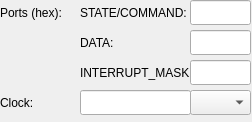
<?xml version="1.0" encoding="UTF-8"?>
<ui version="4.0">
 <class>hadesvm::cereon::Fdc1ControllerEditor</class>
 <widget class="QWidget" name="hadesvm::cereon::Fdc1ControllerEditor">
  <property name="geometry">
   <rect>
    <x>0</x>
    <y>0</y>
    <width>252</width>
    <height>122</height>
   </rect>
  </property>
  <property name="windowTitle">
   <string>Form</string>
  </property>
  <widget class="QLabel" name="portsLabel">
   <property name="geometry">
    <rect>
     <x>0</x>
     <y>0</y>
     <width>71</width>
     <height>25</height>
    </rect>
   </property>
   <property name="text">
    <string>Ports (hex):</string>
   </property>
  </widget>
  <widget class="QLabel" name="interruptMaskPortLabel">
   <property name="geometry">
    <rect>
     <x>80</x>
     <y>60</y>
     <width>111</width>
     <height>25</height>
    </rect>
   </property>
   <property name="text">
    <string>INTERRUPT_MASK:</string>
   </property>
  </widget>
  <widget class="QLabel" name="stateAndControlPortLabel">
   <property name="geometry">
    <rect>
     <x>80</x>
     <y>0</y>
     <width>111</width>
     <height>25</height>
    </rect>
   </property>
   <property name="text">
    <string>STATE/COMMAND:</string>
   </property>
  </widget>
  <widget class="QLineEdit" name="stateAndControlPortLineEdit">
   <property name="geometry">
    <rect>
     <x>190</x>
     <y>0</y>
     <width>61</width>
     <height>25</height>
    </rect>
   </property>
  </widget>
  <widget class="QLineEdit" name="clockNumberOfUnitsLineEdit">
   <property name="geometry">
    <rect>
     <x>80</x>
     <y>90</y>
     <width>111</width>
     <height>25</height>
    </rect>
   </property>
  </widget>
  <widget class="QLabel" name="clockLabel">
   <property name="geometry">
    <rect>
     <x>0</x>
     <y>90</y>
     <width>61</width>
     <height>25</height>
    </rect>
   </property>
   <property name="text">
    <string>Clock:</string>
   </property>
  </widget>
  <widget class="QLabel" name="dataPortLabel">
   <property name="geometry">
    <rect>
     <x>80</x>
     <y>30</y>
     <width>111</width>
     <height>25</height>
    </rect>
   </property>
   <property name="text">
    <string>DATA:</string>
   </property>
  </widget>
  <widget class="QLineEdit" name="dataPortLineEdit">
   <property name="geometry">
    <rect>
     <x>190</x>
     <y>30</y>
     <width>61</width>
     <height>25</height>
    </rect>
   </property>
  </widget>
  <widget class="QLineEdit" name="interruptMaskPortLineEdit">
   <property name="geometry">
    <rect>
     <x>190</x>
     <y>60</y>
     <width>61</width>
     <height>25</height>
    </rect>
   </property>
  </widget>
  <widget class="QComboBox" name="clockUnitComboBox">
   <property name="geometry">
    <rect>
     <x>190</x>
     <y>90</y>
     <width>61</width>
     <height>25</height>
    </rect>
   </property>
  </widget>
 </widget>
 <resources/>
 <connections>
  <connection>
   <sender>stateAndControlPortLineEdit</sender>
   <signal>textChanged(QString)</signal>
   <receiver>hadesvm::cereon::Fdc1ControllerEditor</receiver>
   <slot>_onStateAndControlPortLineEditTextChanged(QString)</slot>
   <hints>
    <hint type="sourcelabel">
     <x>220</x>
     <y>12</y>
    </hint>
    <hint type="destinationlabel">
     <x>125</x>
     <y>60</y>
    </hint>
   </hints>
  </connection>
  <connection>
   <sender>dataPortLineEdit</sender>
   <signal>textChanged(QString)</signal>
   <receiver>hadesvm::cereon::Fdc1ControllerEditor</receiver>
   <slot>_onDataPortLineEditTextChanged(QString)</slot>
   <hints>
    <hint type="sourcelabel">
     <x>220</x>
     <y>42</y>
    </hint>
    <hint type="destinationlabel">
     <x>125</x>
     <y>60</y>
    </hint>
   </hints>
  </connection>
  <connection>
   <sender>interruptMaskPortLineEdit</sender>
   <signal>textChanged(QString)</signal>
   <receiver>hadesvm::cereon::Fdc1ControllerEditor</receiver>
   <slot>_onInterruptMaskPortLineEditTextChanged(QString)</slot>
   <hints>
    <hint type="sourcelabel">
     <x>220</x>
     <y>72</y>
    </hint>
    <hint type="destinationlabel">
     <x>125</x>
     <y>60</y>
    </hint>
   </hints>
  </connection>
  <connection>
   <sender>clockNumberOfUnitsLineEdit</sender>
   <signal>textChanged(QString)</signal>
   <receiver>hadesvm::cereon::Fdc1ControllerEditor</receiver>
   <slot>_onClockNumberOfUnitsLineEditTextChanged(QString)</slot>
   <hints>
    <hint type="sourcelabel">
     <x>135</x>
     <y>102</y>
    </hint>
    <hint type="destinationlabel">
     <x>125</x>
     <y>60</y>
    </hint>
   </hints>
  </connection>
  <connection>
   <sender>clockUnitComboBox</sender>
   <signal>currentIndexChanged(int)</signal>
   <receiver>hadesvm::cereon::Fdc1ControllerEditor</receiver>
   <slot>_onClockUnitComboBoxCurrentIndexChanged(int)</slot>
   <hints>
    <hint type="sourcelabel">
     <x>220</x>
     <y>102</y>
    </hint>
    <hint type="destinationlabel">
     <x>125</x>
     <y>60</y>
    </hint>
   </hints>
  </connection>
 </connections>
 <slots>
  <slot>_onStateAndControlPortLineEditTextChanged(QString)</slot>
  <slot>_onDataPortLineEditTextChanged(QString)</slot>
  <slot>_onInterruptMaskPortLineEditTextChanged(QString)</slot>
  <slot>_onClockNumberOfUnitsLineEditTextChanged(QString)</slot>
  <slot>_onClockUnitComboBoxCurrentIndexChanged(int)</slot>
 </slots>
</ui>
